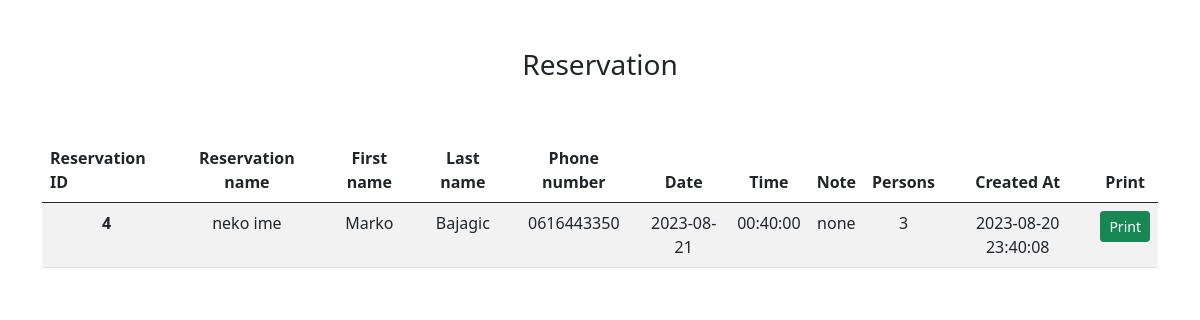
Page /admin/show_reservation.php?reservation_id=4 (signed in) on the committed database.
### tables this page shows
CREATE TABLE `reservations` (
  `reservation_id` int(11) NOT NULL,
  `user_id` int(11) NOT NULL,
  `reservation_date` date NOT NULL,
  `reservation_time` time NOT NULL,
  `persons` varchar(255) NOT NULL,
  `reservation_note` varchar(255) NOT NULL,
  `reservation_name` varchar(255) NOT NULL,
  `access_card_pdf_path` varchar(255) NOT NULL,
  `created_at` datetime NOT NULL DEFAULT current_timestamp()
);

CREATE TABLE `users` (
  `user_id` int(11) NOT NULL,
  `first_name` varchar(255) NOT NULL,
  `last_name` varchar(255) NOT NULL,
  `username` varchar(255) NOT NULL,
  `phone_number` varchar(255) NOT NULL,
  `email` varchar(255) NOT NULL,
  `password` varchar(255) NOT NULL,
  `is_admin` int(11) DEFAULT 0,
  `created_at` datetime NOT NULL DEFAULT current_timestamp()
);

### app/clasess/User.php (called while the page is built, shortened)
<?php
class User{
    protected $conn;
    public function __construct(){
        global $conn;
        $this->conn = $conn;
    }
    public function is_logged(){
        if(isset($_SESSION['user_id'])){
            return true;
        }
        return false;
    }
    public function is_admin(){
        $sql = "SELECT * FROM users WHERE user_id = ? AND is_admin = 1";
        $stmt = $this->conn->prepare($sql);
        $stmt->bind_param("i",$_SESSION['user_id']);
        $stmt->execute();
        $results = $stmt->get_result();
        if($results->num_rows > 0){
            return true;
        }
        return false;
    }
}

### app/clasess/Reservation.php (called while the page is built, shortened)
<?php
class Reservation{
    protected $conn;
    public function __construct(){
        global $conn;
        $this->conn = $conn;
    }
    public function show_reservation($reservation_id){
        $sql = "SELECT reservations.reservation_id,reservations.reservation_name,users.first_name,users.last_name,users.phone_number,reservations.reservation_date,reservations.reservation_time,reservations.persons,reservations.reservation_note,reservations.created_at
                FROM reservations
                INNER JOIN users ON reservations.user_id=users.user_id
                WHERE reservations.reservation_id = ? ";
        $stmt = $this->conn->prepare($sql);
        $stmt->bind_param("i",$reservation_id);
        $stmt->execute();
        $result = $stmt->get_result();
        return $result->fetch_assoc();
    }
}

### admin/show_reservation.php (the view, shortened to what this page needs)
<?php
require_once "../app/config/config.php";
require_once "../app/clasess/Reservation.php";
require_once "../app/clasess/User.php";
$user = new User();
if($user->is_logged() && $user->is_admin()):
    $reservation = new Reservation();
    $reservation = $reservation->show_reservation($_GET['reservation_id']);
?>
<!DOCTYPE html>
<html lang="en">
<head>
    <link href="https://cdn.jsdelivr.net/npm/bootstrap@5.0.2/dist/css/bootstrap.min.css" rel="stylesheet">
</head>
<body>
    <div class="container">
    <h3 class="text-center py-5">Reservation</h3>
    <table class="table table-striped">
        <thead>
            <tr>
                <th scope="col">Reservation ID</th>
                <th scope="col" class="text-center">Reservation name</th>
                <th scope="col" class="text-center">First name</th>
                <th scope="col" class="text-center">Last name</th>
                <th scope="col" class="text-center">Phone number</th>
                <th scope="col" class="text-center">Date</th>
                <th scope="col" class="text-center">Time</th>
                <th scope="col" class="text-center">Note</th>
                <th scope="col" class="text-center">Persons</th>
                <th scope="col" class="text-center">Created At</th>
                <th scope="col" class="text-center">Print</th>
            </tr>
        </thead>
        <tbody>
                <tr>
                    <th scope="row" class="text-center"><?php echo $reservation['reservation_id'];?></th>
                    <td class="text-center"><?php echo $reservation['reservation_name'];?></td>
                    <td class="text-center"><?php echo $reservation['first_name'];?></td>
                    <td class="text-center"><?php echo $reservation['last_name'];?></td>
                    <td class="text-center"><?php echo $reservation['phone_number'];?></td>
                    <td class="text-center"><?php echo $reservation['reservation_date'];?></td>
                    <td class="text-center"><?php echo $reservation['reservation_time'];?></td>
                    <td class="text-center"><?php echo $reservation['reservation_note'];?></td>
                    <td class="text-center"><?php echo $reservation['persons'];?></td>
                    <td class="text-center"><?php echo $reservation['created_at'];?></td>
                    <td class="text-center">
                        <a href="export.php?reservation_id=<?php echo $reservation['reservation_id'];?>" class="btn btn-success btn-sm">Print</a>
                    </td>
                </tr>
        </tbody>
    </table>
    </div>
</body>
</html>
<?php else:
    header('location:../reservation.php')
?>
<?php endif;?>

### rows in the picture
reservations: reservation_id "4", reservation_name "neko ime", user.first_name "Marko", user.last_name "Bajagic", user.phone_number "0616443350", reservation_date "2023-08-21", reservation_time "00:40:00", reservation_note "none", persons "3", created_at "2023-08-20 23:40:08"
